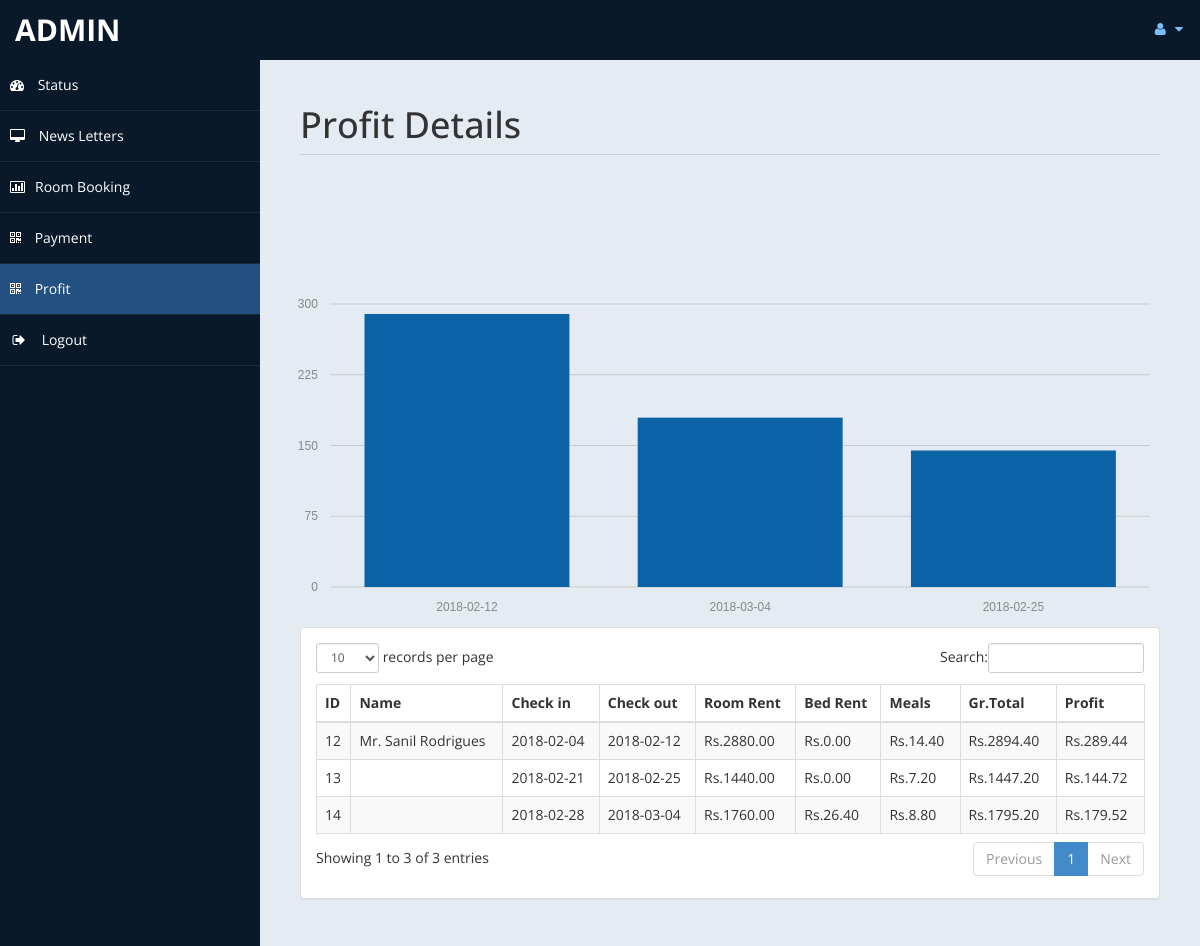
The app's page /admin/profit.php (signed in) with its own data.
### tables this page shows
CREATE TABLE IF NOT EXISTS `payment` (
  `id` int(11) DEFAULT NULL,
  `title` varchar(5) DEFAULT NULL,
  `fname` varchar(30) DEFAULT NULL,
  `lname` varchar(30) DEFAULT NULL,
  `troom` varchar(30) DEFAULT NULL,
  `tbed` varchar(30) DEFAULT NULL,
  `nroom` int(11) DEFAULT NULL,
  `cin` date DEFAULT NULL,
  `cout` date DEFAULT NULL,
  `ttot` double(8,2) DEFAULT NULL,
  `fintot` double(8,2) DEFAULT NULL,
  `mepr` double(8,2) DEFAULT NULL,
  `meal` varchar(30) DEFAULT NULL,
  `btot` double(8,2) DEFAULT NULL,
  `noofdays` int(11) DEFAULT NULL
);

### admin/profit.php (the view, shortened to what this page needs)
<!DOCTYPE html>
<html xmlns="http://www.w3.org/1999/xhtml">
<head>
    <link href="assets/css/bootstrap.css" rel="stylesheet" />
    <link href="assets/css/font-awesome.css" rel="stylesheet" />
	<link rel="stylesheet" href="assets/css/morris.css">
    <link href="assets/css/custom-styles.css" rel="stylesheet" />
    <link href="assets/js/dataTables/dataTables.bootstrap.css" rel="stylesheet" />
</head>
<body>
    <div id="wrapper">
        <nav class="navbar navbar-default top-navbar" role="navigation">
            <div class="navbar-header">
                <a class="navbar-brand" href="home.php"><?php echo $_SESSION["admin"]; ?> </a>
            </div>
            <ul class="nav navbar-top-links navbar-right">
                <li class="dropdown">
                    <a class="dropdown-toggle" data-toggle="dropdown" href="#" aria-expanded="false">
                        <i class="fa fa-user fa-fw"></i> <i class="fa fa-caret-down"></i>
                    </a>
                </li>
            </ul>
        </nav>
        <nav class="navbar-default navbar-side" role="navigation">
            <div class="sidebar-collapse">
                <ul class="nav" id="main-menu">
                    <li>
                        <a href="home.php"><i class="fa fa-dashboard"></i> Status</a>
                    </li>
                    <li>
                        <a  href="messages.php"><i class="fa fa-desktop"></i> News Letters</a>
                    </li>
					<li>
                        <a href="roombook.php"><i class="fa fa-bar-chart-o"></i>Room Booking</a>
                    </li>
                    <li>
                        <a  href="payment.php"><i class="fa fa-qrcode"></i> Payment</a>
                    </li>
					 <li>
                        <a class="active-menu" href="profit.php"><i class="fa fa-qrcode"></i> Profit</a>
                    </li>
                    <li>
                        <a href="logout.php" ><i class="fa fa-sign-out fa-fw"></i> Logout</a>
                    </li>
            </div>
        </nav>
        <div id="page-wrapper" >
            <div id="page-inner">
			 <div class="row">
                    <div class="col-md-12">
                        <h1 class="page-header">
                           Profit Details<small> </small>
                        </h1>
                    </div>
                </div>
            <div class="row">
				<?php
				include('db.php');
?>
				<br>
				<br>
				<br>
				<br><div id="chart"></div>
                <div class="col-md-12">
                    <div class="panel panel-default">
                        <div class="panel-body">
                            <div class="table-responsive">
                                <table class="table table-striped table-bordered table-hover" id="dataTables-example">
                                    <thead>
                                        <tr>
											<th>ID</th>
                                            <th>Name</th>
                                            <th>Check in</th>
											<th>Check out</th>
                                            <th>Room Rent</th>
											<th>Bed Rent</th>
											<th>Meals </th>
											<th>Gr.Total</th>
											<th>Profit</th>
                                        </tr>
                                    </thead>
                                    <tbody>
									<?php
										$sql="select * from payment";
										$re = mysqli_query($con,$sql);
										while($row = mysqli_fetch_array($re))
										{
											$id = $row['id'];
											if($id % 2 ==1 )
											{
												echo"<tr class='gradeC'>
													<td>".$row['id']." </td>
													<td>".$row['title']." ".$row['fname']." ".$row['lname']."</td>
													<td>".$row['cin']."</td>
													<td>".$row['cout']."</td>
													<td>Rs.".$row['ttot']."</td>
													<td>Rs.".$row['mepr']."</td>
													<td>Rs.".$row['btot']."</td>
													<td>Rs.".$row['fintot']."</td>
													<td>Rs.".$row['fintot']*10/100 ."</td>
													</tr>";
											}
											else
											{
												echo"<tr class='gradeU'>
													<td>".$row['id']." </td>
													<td>".$row['title']." ".$row['fname']." ".$row['lname']."</td>
													<td>".$row['cin']."</td>
													<td>".$row['cout']."</td>
													<td>Rs.".$row['ttot']."</td>
													<td>Rs.".$row['mepr']."</td>
													<td>Rs.".$row['btot']."</td>
													<td>Rs.".$row['fintot']."</td>
													<td>Rs.".$row['fintot']*10/100 ."</td>
													</tr>";
											}
										}
									?>
                                    </tbody>
                                </table>
                            </div>
                        </div>
                    </div>
                </div>
            </div>
                </div>
            </div>
    </div>
</body>
</html>

### admin/assets/css/custom-styles.css (style rules this page uses)
body { font-family: 'Open Sans', sans-serif; }
#wrapper { width: 100%; background:#09192A; }
#page-wrapper { padding: 15px 15px; min-height: 600px; background:#E5EBF2; }
#page-inner { width:100%; margin:10px 20px 10px 0px; background-color:transparent; padding:10px; min-height:1200px; }
h1, .h1, h2, .h2, h3, .h3 { margin-top: 7px; margin-bottom: -5px; }
.page-header { padding-bottom: 9px; margin: 10px 0 45px; border-bottom: 1px solid #C7D1DD; }
.top-navbar { margin:0px; }
.top-navbar .navbar-brand { color: #fff; width: 260px; text-align: left; height: 60px; font-size: 30px; font-weight: 700; text-transform: uppercase; line-height: 30px; }
.top-navbar .nav > li { position: relative; display: inline-block; }
.top-navbar .nav > li > a { position: relative; display: block; padding: 19px 15px; color: #77C0FD; }
.active-menu { background-color:#225081!important; }
.sidebar-collapse , .sidebar-collapse .nav { background:none; }
.sidebar-collapse .nav { padding:0; }
.sidebar-collapse .nav > li > a { color:#fff; background:transparent; text-shadow:none; }
.sidebar-collapse > .nav > li > a { padding:15px 10px; }
.sidebar-collapse > .nav > li { border-bottom: 1px solid rgba(107, 108, 109, 0.19); }
.navbar-side { border:none; background-color: transparent; }
.top-navbar { background:#09192A; border-bottom:none; }
.top-navbar .nav > li > a > i { margin-right: 2px; }
.navbar-default { border:0px solid black; }
.navbar-header { background: #09192A; }
.nav > li > a > i { margin-right:10px; }
@media (min-width:768px) { #page-wrapper { margin: 0 0 0 260px; padding: 15px 30px; min-height: 1200px; } }
@media (min-width:768px) { .navbar-side { z-index: 1; position: absolute; width: 260px; } }
@media (min-width:768px) { .navbar { border-radius: 0px; } }

### records on screen
payment: id "12", title "Mr.", fname "Sanil", lname "Rodrigues", cin "2018-02-04", cout "2018-02-12", ttot "2880.00", mepr "0.00", btot "14.40", fintot "2894.40", $row['fintot']*10/100 "289.44"
payment: id "14", cin "2018-02-28", cout "2018-03-04", ttot "1760.00", mepr "26.40", btot "8.80", fintot "1795.20", $row['fintot']*10/100 "179.52"
payment: id "13", cin "2018-02-21", cout "2018-02-25", ttot "1440.00", mepr "0.00", btot "7.20", fintot "1447.20", $row['fintot']*10/100 "144.72"

### other values on screen
$_SESSION["admin"] "ADMIN"
